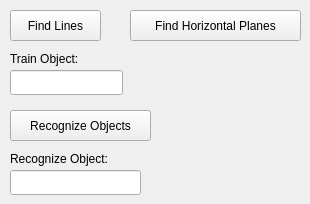
    <widget class="QWidget" name="tab">
     <attribute name="title">
      <string>Vision</string>
     </attribute>
     <widget class="QPushButton" name="visBtnFindLines">
      <property name="geometry">
       <rect>
        <x>10</x>
        <y>10</y>
        <width>91</width>
        <height>31</height>
       </rect>
      </property>
      <property name="text">
       <string>Find Lines</string>
      </property>
     </widget>
     <widget class="QLineEdit" name="visTxtTrainObject">
      <property name="geometry">
       <rect>
        <x>10</x>
        <y>70</y>
        <width>113</width>
        <height>25</height>
       </rect>
      </property>
     </widget>
     <widget class="QLabel" name="label_5">
      <property name="geometry">
       <rect>
        <x>10</x>
        <y>50</y>
        <width>101</width>
        <height>17</height>
       </rect>
      </property>
      <property name="text">
       <string>Train Object:</string>
      </property>
     </widget>
     <widget class="QPushButton" name="visBtnRecogObjects">
      <property name="geometry">
       <rect>
        <x>10</x>
        <y>110</y>
        <width>141</width>
        <height>31</height>
       </rect>
      </property>
      <property name="text">
       <string>Recognize Objects</string>
      </property>
     </widget>
     <widget class="QLabel" name="label_13">
      <property name="geometry">
       <rect>
        <x>10</x>
        <y>150</y>
        <width>131</width>
        <height>17</height>
       </rect>
      </property>
      <property name="text">
       <string>Recognize Object:</string>
      </property>
     </widget>
     <widget class="QLineEdit" name="visTxtRecognizeObject">
      <property name="geometry">
       <rect>
        <x>10</x>
        <y>170</y>
        <width>131</width>
        <height>25</height>
       </rect>
      </property>
     </widget>
     <widget class="QPushButton" name="visBtnFindHoriPlanes">
      <property name="geometry">
       <rect>
        <x>130</x>
        <y>10</y>
        <width>171</width>
        <height>31</height>
       </rect>
      </property>
      <property name="text">
       <string>Find Horizontal Planes</string>
      </property>
     </widget>
    </widget>
